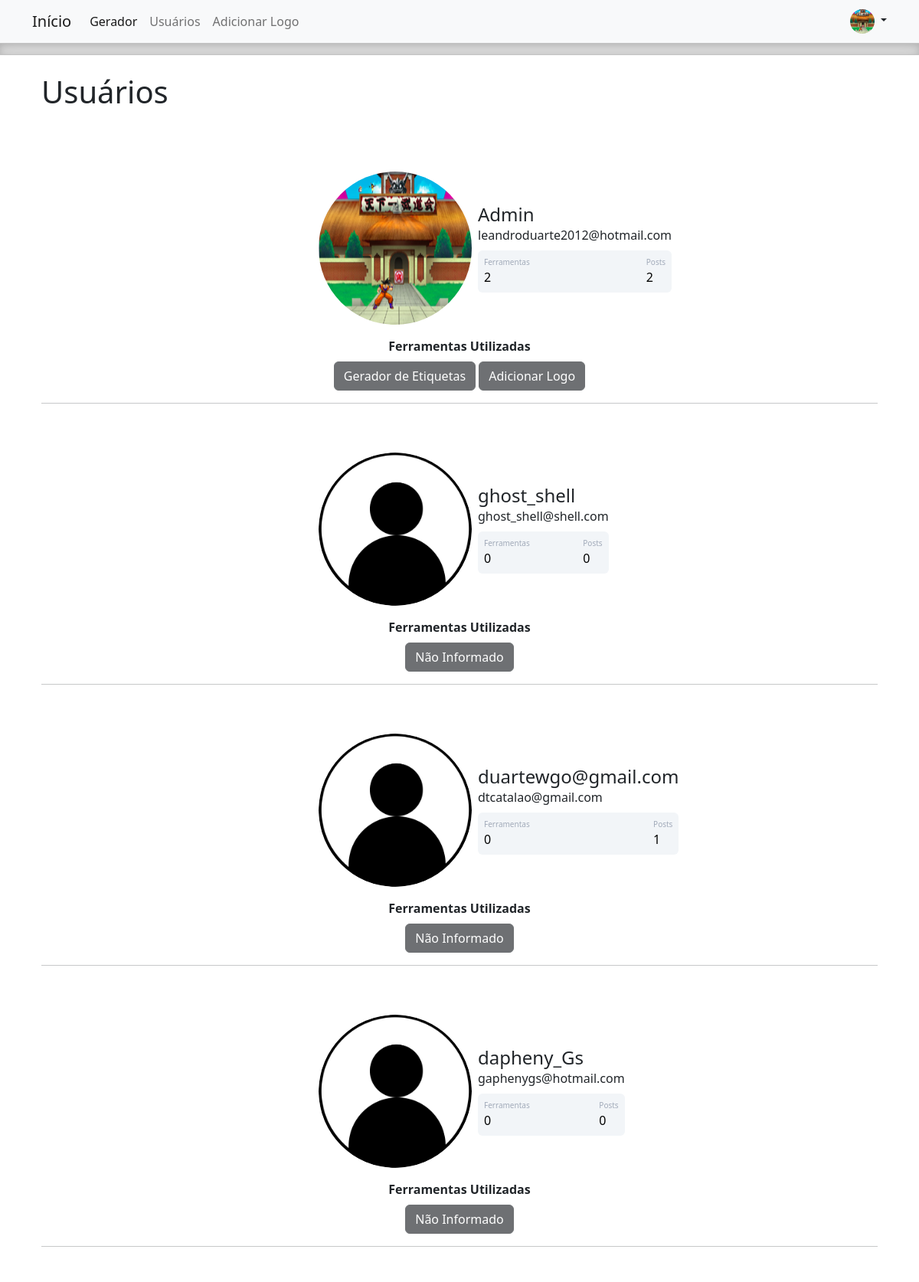
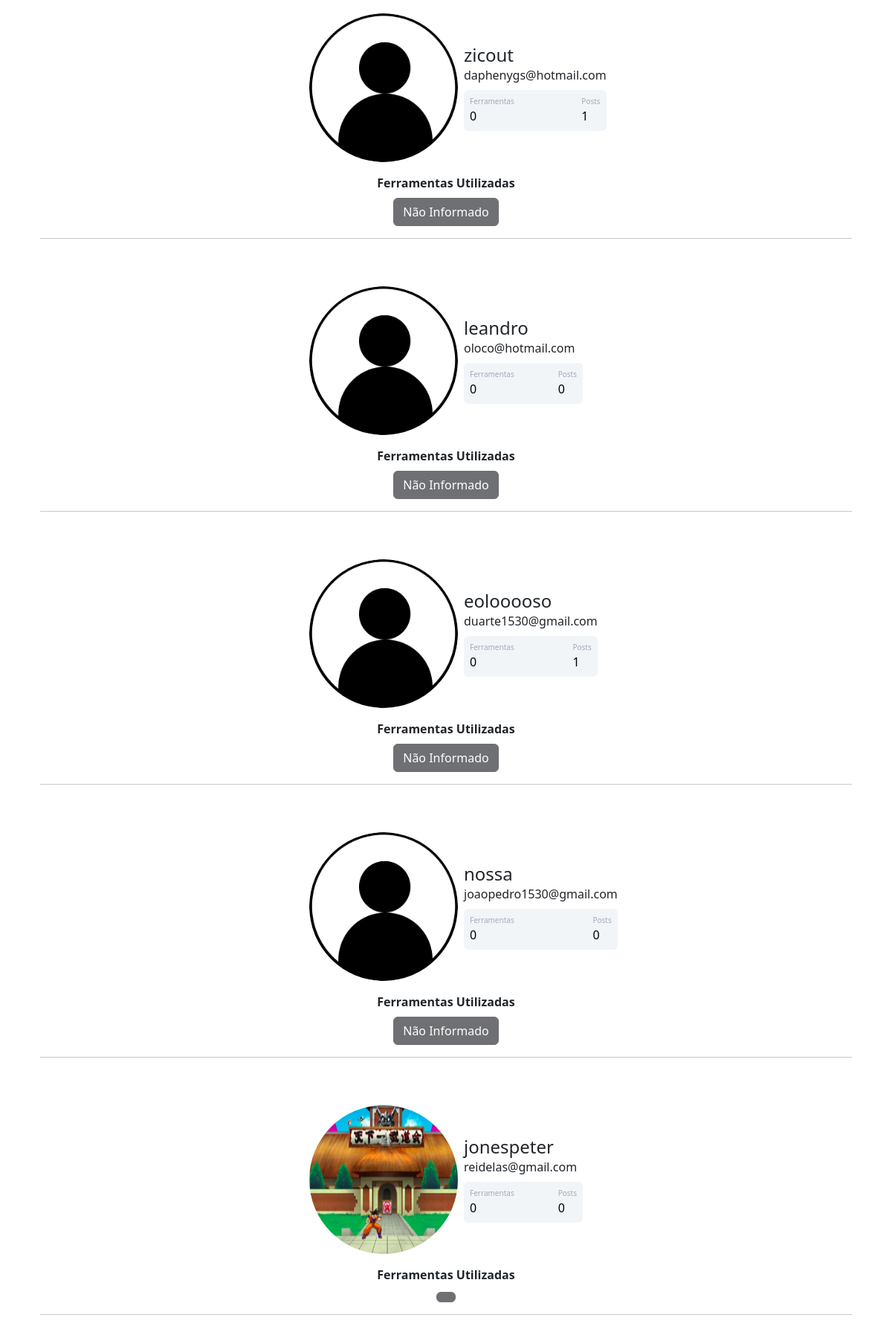
The app's page /usuarios (signed in) with its own data (2 pictures, top to bottom).
### gerador/models.py (models this page shows)
class Usuario(database.Model, UserMixin):
    id = database.Column(database.Integer, primary_key=True)
    username = database.Column(database.String, nullable=False, unique=True)
    email = database.Column(database.String, nullable=False, unique=True)
    password = database.Column(database.String, nullable=False)
    foto_perfil = database.Column(database.String, default="default.jpg")
    post = database.relationship('Post', backref='autor', lazy=True)
    ferramentas = database.Column(database.String, nullable=False, default="Não Informado")
    def contar_posts(self):
        return len(self.post)

### gerador/routes.py (the view)
@app.route("/usuarios")
@login_required
def usuarios():
    users = Usuario.query.all()
    return render_template("usuarios.html", users=users)

### gerador/models.py (called while the page is built)
@login_manager.user_loader
def load_usuario(id_usuario):
    return Usuario.query.get(int(id_usuario))

### gerador/routes.py (called while the page is built)
def foto_perfil():
    foto_perfil = url_for(
        "static", filename="fotos_perfil/{}".format(current_user.foto_perfil))
    return foto_perfil

@app.context_processor
def context_processor():
    return dict(key='value', foto_perfil=foto_perfil)

### gerador/templates/usuarios.html (shortened to what this page needs)
{% extends "base.html" %} {% block title %} Usuários {% endblock %} {% block
body %}
<div class="container">
  <h1 class="pt-4 pb-3">Usuários</h1>
  {% for user in users %}
  <div class="container mt-5 d-flex justify-content-center">
    <div class="card p-3">
      <div class="d-flex align-items-center">
        <div class="image pe-2">
          <img
            src="{{ url_for('static', filename='fotos_perfil/{}'.format(user.foto_perfil)) }}"
            width="200"
            height="200"
            class="rounded-circle"
          />
        </div>
        <div class="ml-3 w-100">
          <h4 class="mb-0 mt-0">{{ user.username }}</h4>
          <span>{{ user.email }}</span>
          {% if "Não Informado" in user.ferramentas %}
          <div
            class="p-2 mt-2 bg-primary d-flex justify-content-between rounded text-white stats"
          >
            <div class="d-flex flex-column">
              <span class="articles">Ferramentas</span
              ><span class="number1">0</span>
            </div>
            {% elif user.ferramentas.count("a") == 0 %}
            <div
              class="p-2 mt-2 bg-primary d-flex justify-content-between rounded text-white stats"
            >
              <div class="d-flex flex-column">
                <span class="articles">Ferramentas</span
                ><span class="number1">0</span>
              </div>
              {% else %}
              <div
                class="p-2 mt-2 bg-primary d-flex justify-content-between rounded text-white stats"
              >
                <div class="d-flex flex-column">
                  <span class="articles">Ferramentas</span
                  ><span class="number1"
                    >{{ user.ferramentas.count(";") + 1 }}</span
                  >
                </div>
                {% endif %}
                <div class="d-flex flex-column">
                  <span class="rating">Posts</span>
                  <span class="number3">{{ user.contar_posts() }}</span>
                </div>
              </div>
            </div>
          </div>
        </div>
      </div>
      <div class="row justify-content-center">
        <div class="col col-4" style="text-align: center">
          <strong>Ferramentas Utilizadas</strong><br />
          {% for curso in user.ferramentas.split(";") %}
          <button type="button" class="btn btn-dark mt-2" disabled>
            {{ curso }}
          </button>
          {% endfor %}
        </div>
      </div>
      <hr />
      {% endfor %}
    </div>
    {% endblock %}

### gerador/templates/base.html (shortened to what this page needs)
<!DOCTYPE html>
<html lang="pt-br">
  <head>
    <link
      href="https://cdn.jsdelivr.net/npm/bootstrap@5.2.3/dist/css/bootstrap.min.css"
      rel="stylesheet"
    />
    <link rel="stylesheet" type="text/css" href="{{ url_for('static', filename='main.css') }}">
  </head>
  <body>
    {% include "navbar.html" %}
    <div class="b-example-divider"></div>
    <div class="container">
      {% block body %} {% endblock %}
    </div>
  </body>
</html>

### gerador/templates/navbar.html (shortened to what this page needs)
{% if current_user.is_authenticated %}
  <nav class="navbar navbar-expand-lg bg-light">
    <div class="container-fluid container">
      <a class="navbar-brand" href="{{url_for('home')}}">Início</a>
      <div class="collapse navbar-collapse" id="navbarSupportedContent">
        <ul class="navbar-nav me-auto mb-2 mb-lg-0">
          <li class="nav-item">
            <a class="nav-link active" aria-current="page" href="https://zicout.github.io/Gerador-de-Etiquetas/">Gerador</a>
          </li>
          <li class="nav-item">
            <a class="nav-link" href="{{url_for('usuarios')}}">Usuários</a>
          </li>
          <li class="nav-item">
            <a class="nav-link" href="{{url_for('criar_logo')}}">Adicionar Logo</a>
          </li>
        </ul>
        <ul class="d-flex navbar-nav d-flex d-none d-sm-block">
          <div class="flex-shrink-0 dropdown d-flex">
            <a href="#" class="d-block link-dark text-decoration-none dropdown-toggle" data-bs-toggle="dropdown" aria-expanded="false">
              <img src="{{ foto_perfil() }}" alt="mdo" width="32" height="32" class="rounded-circle">
            </a>
          </div>
        </ul>
      </div>
    </div>
  </nav>
{% endif %}

### gerador/static/main.css (style rules this page uses)
.b-example-divider { height: 1rem; background-color: rgba(0, 0, 0, .1); border: solid rgba(0, 0, 0, .15); border-width: 1px 0; box-shadow: inset 0 .5em 1.5em rgba(0, 0, 0, .1), inset 0 .125em .5em rgba(0, 0, 0, .15); }
.card { width: 400px; border: none; border-radius: 10px; background-color: #fff; }
.stats { background: #f2f5f8 !important; color: #000 !important; }
.articles { font-size:10px; color: #a1aab9; }
.number1 { font-weight:500; }
.rating { font-size:10px; color: #a1aab9; }
.number3 { font-weight:500; }

### records on screen
Usuario: foto_perfil (picture), username "Admin", email "leandroduarte2012@hotmail.com", ferramentas "2", contar_posts "2", curso "Gerador de Etiquetas" "Adicionar Logo"
Usuario: foto_perfil (placeholder picture), username "ghost_shell", email "ghost_shell@shell.com", shows "Ferramentas", contar_posts "0", ferramentas "Não Informado"
Usuario: foto_perfil (placeholder picture), username "duartewgo@gmail.com", email "dtcatalao@gmail.com", shows "Ferramentas", contar_posts "1", ferramentas "Não Informado"
Usuario: foto_perfil (placeholder picture), username "dapheny_Gs", email "gaphenygs@hotmail.com", shows "Ferramentas", contar_posts "0", ferramentas "Não Informado"
Usuario: foto_perfil (placeholder picture), username "zicout", email "daphenygs@hotmail.com", shows "Ferramentas", contar_posts "1", ferramentas "Não Informado"
Usuario: foto_perfil (placeholder picture), username "leandro", email "oloco@hotmail.com", shows "Ferramentas", contar_posts "0", ferramentas "Não Informado"
Usuario: foto_perfil (placeholder picture), username "eolooooso", email "duarte1530@gmail.com", shows "Ferramentas", contar_posts "1", ferramentas "Não Informado"
Usuario: foto_perfil (placeholder picture), username "nossa", email "joaopedro1530@gmail.com", shows "Ferramentas", contar_posts "0", ferramentas "Não Informado"
Usuario: foto_perfil (picture), username "jonespeter", email "reidelas@gmail.com", ferramentas "Ferramentas", contar_posts "0"
